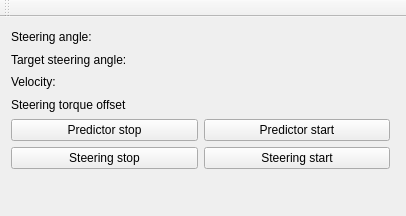
<?xml version="1.0" encoding="UTF-8"?>
<ui version="4.0">
 <class>SteeringNNMainWindow</class>
 <widget class="QMainWindow" name="SteeringNNMainWindow">
  <property name="geometry">
   <rect>
    <x>0</x>
    <y>0</y>
    <width>406</width>
    <height>216</height>
   </rect>
  </property>
  <property name="windowTitle">
   <string>MainWindow</string>
  </property>
  <widget class="QWidget" name="centralWidget">
   <widget class="QWidget" name="gridLayoutWidget">
    <property name="geometry">
     <rect>
      <x>0</x>
      <y>0</y>
      <width>401</width>
      <height>163</height>
     </rect>
    </property>
    <layout class="QGridLayout" name="gridLayout">
     <item row="2" column="1">
      <widget class="QLabel" name="velocity_value_label">
       <property name="text">
        <string/>
       </property>
      </widget>
     </item>
     <item row="0" column="0">
      <widget class="QLabel" name="steering_angle_legend_label">
       <property name="text">
        <string>Steering angle:</string>
       </property>
      </widget>
     </item>
     <item row="2" column="0">
      <widget class="QLabel" name="velocity_legend_label">
       <property name="text">
        <string>Velocity:</string>
       </property>
      </widget>
     </item>
     <item row="1" column="1">
      <widget class="QLabel" name="target_angle_value_label">
       <property name="text">
        <string/>
       </property>
      </widget>
     </item>
     <item row="1" column="0">
      <widget class="QLabel" name="target_angle_legend_label">
       <property name="text">
        <string>Target steering angle:</string>
       </property>
      </widget>
     </item>
     <item row="0" column="1">
      <widget class="QLabel" name="steering_angle_value_label">
       <property name="text">
        <string/>
       </property>
      </widget>
     </item>
     <item row="3" column="0">
      <widget class="QLabel" name="torque_offset_legend_label">
       <property name="text">
        <string>Steering torque offset</string>
       </property>
      </widget>
     </item>
     <item row="5" column="1">
      <widget class="QPushButton" name="predictor_start_button">
       <property name="text">
        <string>Predictor start</string>
       </property>
      </widget>
     </item>
     <item row="5" column="0">
      <widget class="QPushButton" name="predictor_stop_button">
       <property name="text">
        <string>Predictor stop</string>
       </property>
      </widget>
     </item>
     <item row="3" column="1">
      <widget class="QLabel" name="torque_offset_value_label">
       <property name="text">
        <string/>
       </property>
      </widget>
     </item>
     <item row="6" column="0">
      <widget class="QPushButton" name="steering_stop_button">
       <property name="text">
        <string>Steering stop</string>
       </property>
      </widget>
     </item>
     <item row="6" column="1">
      <widget class="QPushButton" name="steering_start_button">
       <property name="text">
        <string>Steering start</string>
       </property>
      </widget>
     </item>
    </layout>
   </widget>
  </widget>
  <widget class="QMenuBar" name="menuBar">
   <property name="geometry">
    <rect>
     <x>0</x>
     <y>0</y>
     <width>406</width>
     <height>23</height>
    </rect>
   </property>
  </widget>
  <widget class="QToolBar" name="mainToolBar">
   <attribute name="toolBarArea">
    <enum>TopToolBarArea</enum>
   </attribute>
   <attribute name="toolBarBreak">
    <bool>false</bool>
   </attribute>
  </widget>
 </widget>
 <layoutdefault spacing="6" margin="11"/>
 <resources/>
 <connections/>
</ui>
